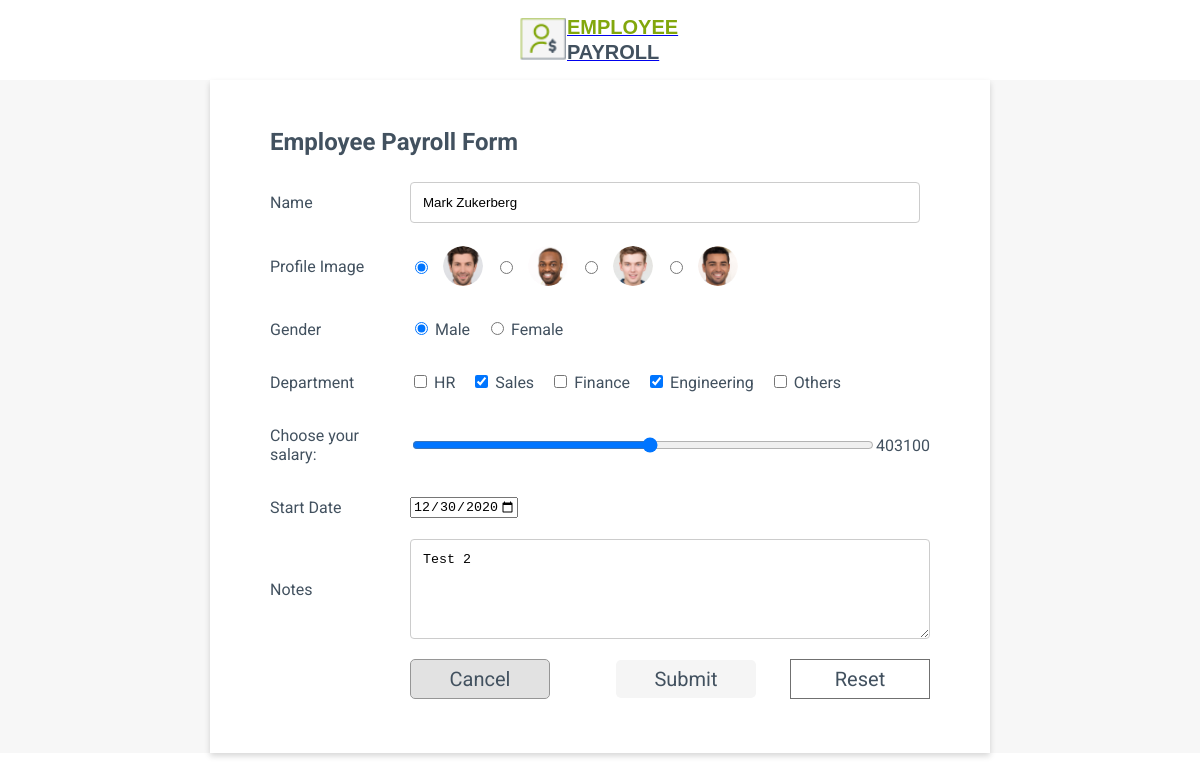
Page /employees/edit/2/ on the earlier database version.
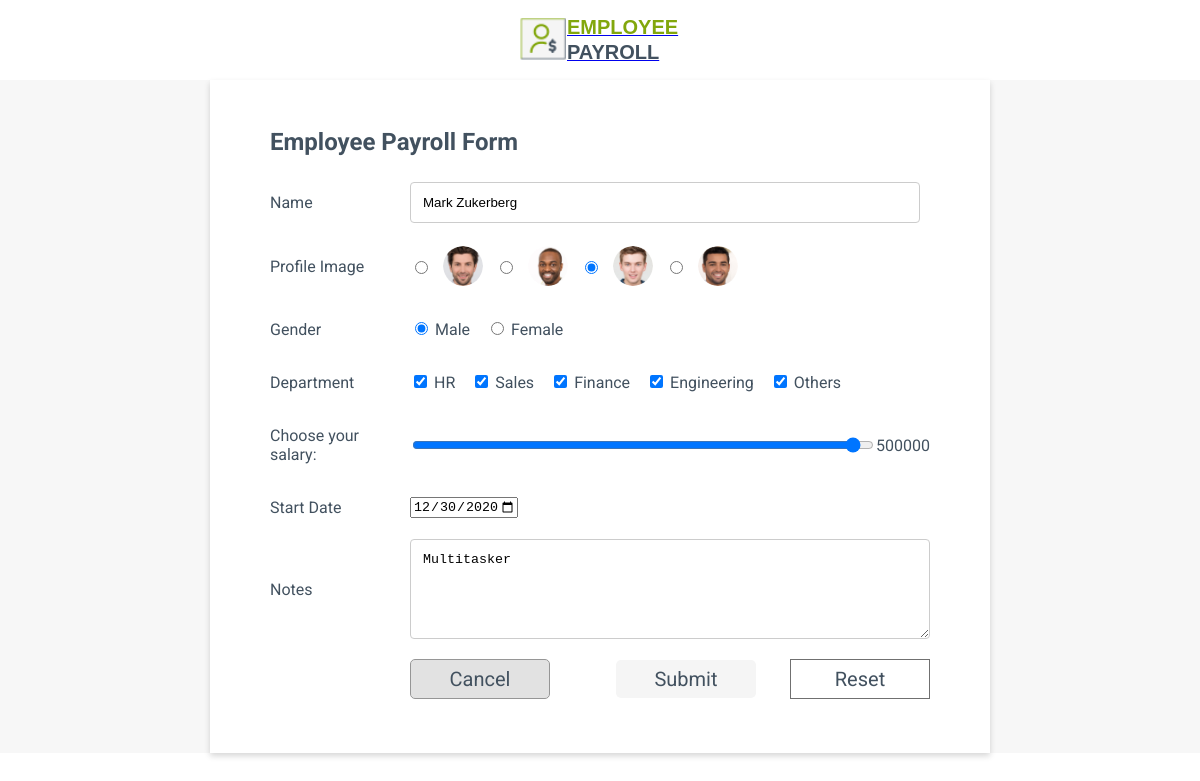
Same page on the later database version.
### employees/models.py (models this page shows, shortened)
class Employee(models.Model):
    name=models.CharField(max_length=50)
    profile_pic=models.CharField(max_length=200)
    gender=models.CharField(max_length=6)
    departments=models.ManyToManyField(Department)
    salary=models.IntegerField()
    start_date=models.DateField()
    note=models.TextField()
    class Meta:
        ordering=['name']

### employees/views.py (the view)
# urls.py: path('edit/<int:pk>/',editEmployee),
def editEmployee(request,pk):
    employee=Employee.objects.get(id=pk)
    if request.method=='POST':
        employee.name=request.POST['name']
        employee.gender=request.POST['gender']
        employee.salary=int(request.POST['salary'])
        employee.profile_pic=request.POST['profile_pic']
        employee.note=request.POST['note']
        employee.start_date=datetime.strptime(request.POST['start_date'], '%Y-%m-%d').date()
        departmentNames=request.POST.getlist('departments')
        initialDepartments=employee.departments.all()
        for departmentName in departmentNames:
            try:
                department=Department.objects.get(department_name=departmentName)
            except Department.DoesNotExist:
                department=Department(department_name=departmentName)
                department.save()
            employee.departments.add(department)
        for department in initialDepartments:
            if department.department_name not in departmentNames:
                employee.departments.remove(department)
        employee.save()
        return HttpResponseRedirect('/employees/')
    else:
        dateToday=datetime.now()
        dateMonthBefore=dateToday-timedelta(days=30)
        return render(request,'Employee_Form.html',{'minDate':dateMonthBefore.date(),'maxDate':dateToday.date(),'employee':employee})

### employees/templates/Employee_Form.html (shortened to what the changed rows need)
<!DOCTYPE html>
<html lang="en">
{% load static %}
<head>
    <link href="{% static 'css/Employee_Form.css' %}" type="text/css" rel="stylesheet">
</head>
<body>
    <div class="form-content">
        <form class="form" action="" method="POST">
            <div class="row-content">
                <label class="label text" for="name">Name</label>
                <input class="input" type="text" id="name" name="name" placeholder="Your name.." pattern='^[A-Z]{1}[a-zA-Z ]{2,}$' oninvalid="this.setCustomValidity('Name is Invalid')" oninput="this.setCustomValidity('')" {% if employee %}value="{{ employee.name }}"{% endif %} required>
            </div>
            <div class="row-content">
                <div class="profile-radio-content">
                    <label>
                        <input type="radio" id="profile1" name="profile_pic" value="assets/profile-images/Ellipse -3.png" {% if employee %}{% ifequal "assets/profile-images/Ellipse -3.png" employee.profile_pic %}checked{% endifequal %}{% endif %} required>
                        <img class="profile" id="image1" src="{% static 'assets/profile-images/Ellipse -3.png' %}">
                    </label>
                    <label>
                        <input type="radio" id="profile3" name="profile_pic" value="assets/profile-images/Ellipse -5.png" {% if employee %}{% ifequal "assets/profile-images/Ellipse -5.png" employee.profile_pic %}checked{% endifequal %}{% endif %} required>
                        <img class="profile" id="image3" src="{% static 'assets/profile-images/Ellipse -5.png' %}">
                    </label>
                </div>
            </div>
            <div class="row-content">
                <div>
                    <input class="checkbox" type="checkbox" id="hr" name="departments" value="HR" {% if employee %}{% for department in employee.departments.all %}{% ifequal "HR" department.department_name %}checked{% endifequal %}{% endfor %}{% endif %}>
                    <label class="text" for="hr">HR</label>
                    <input class="checkbox" type="checkbox" id="sales" name="departments" value="Sales" {% if employee %}{% for department in employee.departments.all %}{% ifequal "Sales" department.department_name %}checked{% endifequal %}{% endfor %}{% endif %}>
                    <label class="text" for="sales">Sales</label>
                    <input class="checkbox" type="checkbox" id="finance" name="departments" value="Finance" {% if employee %}{% for department in employee.departments.all %}{% ifequal "Finance" department.department_name %}checked{% endifequal %}{% endfor %}{% endif %}>
                    <label class="text" for="finance">Finance</label>
                    <input class="checkbox" type="checkbox" id="engineering" name="departments" value="Engineering" {% if employee %}{% for department in employee.departments.all %}{% ifequal "Engineering" department.department_name %}checked{% endifequal %}{% endfor %}{% endif %}>
                    <label class="text" for="engineer">Engineering</label>
                    <input class="checkbox" type="checkbox" id="others" name="departments" value="Others" {% if employee %}{% for department in employee.departments.all %}{% ifequal "Others" department.department_name %}checked{% endifequal %}{% endfor %}{% endif %}>
                    <label class="text" for="others">Others</label>
                </div>
            </div>
            <div class="row-content">
                <label class="label text" for="salary">Choose your salary: </label>
                <input class="input" type="range" name="salary" id="salary" min="300000" max="500000" step="100" {% if employee %}value="{{ employee.salary }}"{% else %}value="400000"{% endif %}>
                <output class="salary-output text" for="salary">{% if employee %}{{ employee.salary }}{% else %}400000{% endif %}</output>
            </div>
            <div class="row-content">
                <div>
                    <input type="date" name="start_date" id="start_date" min={{ minDate|date:"Y-m-d" }} max={{ maxDate|date:"Y-m-d" }} {% if employee %}value="{{ employee.start_date|date:"Y-m-d" }}"{% endif %}/>
                </div>
            </div>
            <div class="row-content">
                <label class="label text" for="note">Notes</label>
                <textarea id="note" class="input" name="note" placeholder="" style="height: 100px;">{% if employee %}{{ employee.note }}{% endif %}</textarea>
            </div>
        </form>
    </div>
</body>
</html>

Differences in the rows shown:
changed Employee "Mark Zukerberg": salary "403100" → "500000"; note "Test 2" → "Multitasker"
Other differences:
form field profile_pic: "☑" → "☐"
form field profile_pic: "☐" → "☑"
form field departments: "☐" → "☑"
